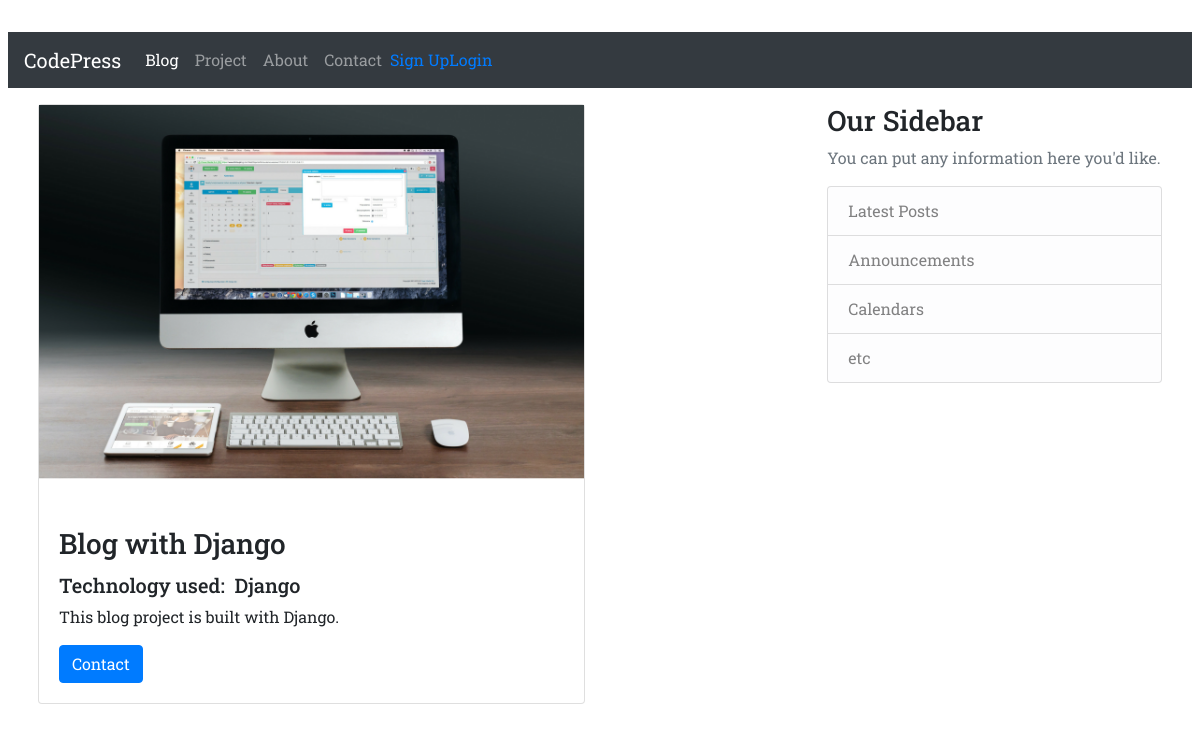
The app's page /projects/1/, older data.
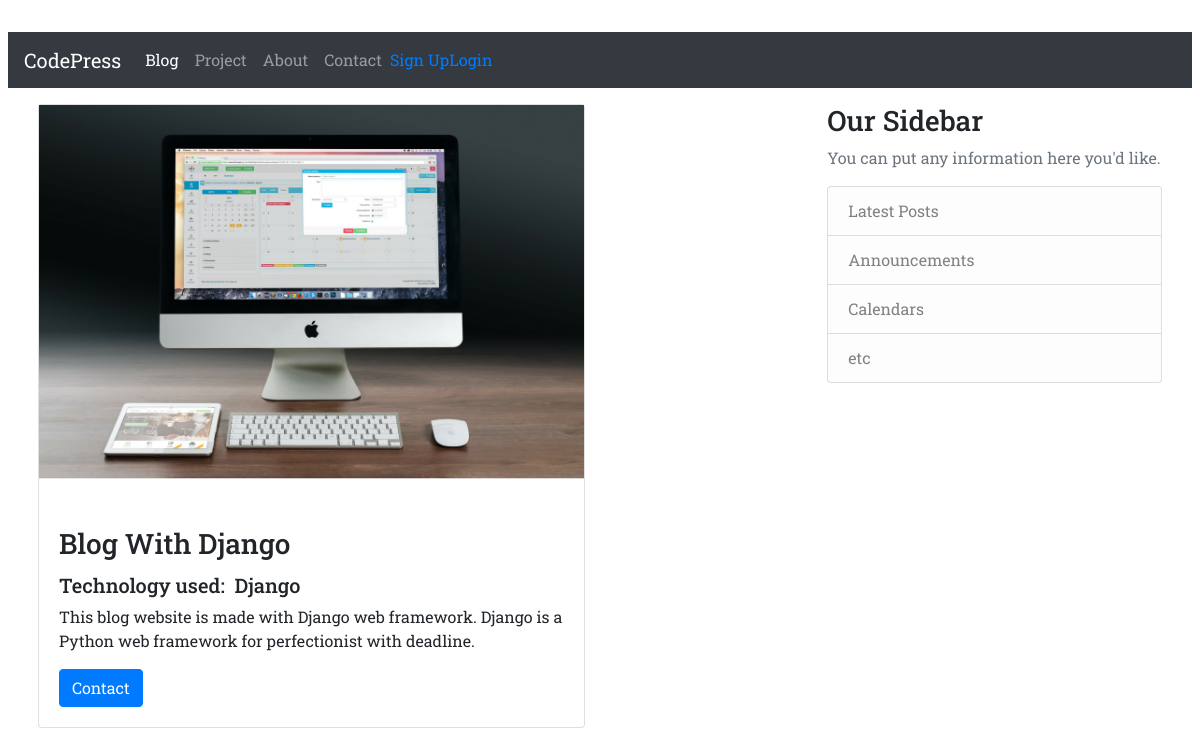
The same page, newer data.
### projects/models.py (models this page shows, shortened)
class Project(models.Model):
    title = models.CharField(max_length=100)
    description = models.TextField()
    technology = models.CharField(max_length=20)
    image = models.ImageField(upload_to='images/', blank=True)
    objects = models.Manager()
    class Meta:
        verbose_name_plural = 'Projects'

### projects/views.py (the view)
# urls.py: path('<int:pk>/', views.project_detail, name='project_detail')
def project_detail(request, pk):
    project = Project.objects.get(pk=pk)
    context = {
        'project': project
    }
    return render(request, 'project_detail.html', context)

### projects/templates/project_detail.html
{% extends "base.html" %}
{% block page_content %}
<div class="col-md-12">
    <div class="card w-75 project-card">
      <div class="card-img-block">
        <img class="img-fluid" src="{{ project.image.url }}" alt="Card image cap">
      </div>
      <div class="card-body pt-5">
        <h3 class="card-title">{{ project.title }}</h3>
        <small>
            <h5>
                Technology used:&nbsp;
                {{ project.technology }}
            </h5>
        </small>
        <p class="card-text">{{ project.description }}</p>
        <div class="icon-block">
            <a class="btn btn-primary" href="{% url 'email' %}">Contact</a>
        </div>
      </div>
    </div>
  </div>
{% endblock %}

Row changes from the older to the newer data that the page shows:
changed Project "Django": title "Blog with Django" → "Blog With Django"; description "This blog project is built with Django." → "This blog website is made with Django web framework. Django is a Python web framework for perfectionist with deadline."
